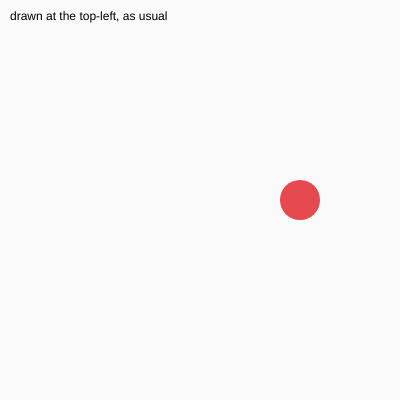
Frame 1 (no input)
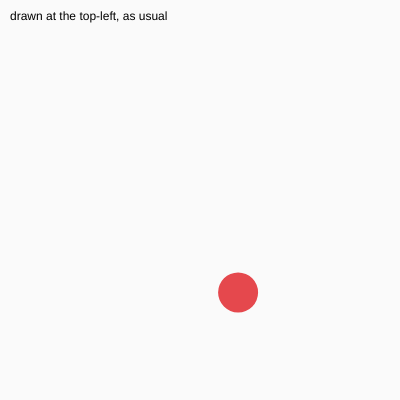
Frame 60 (no input)
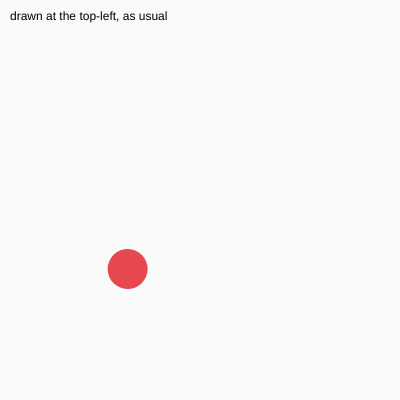
Frame 120 (the mouse pressed at the canvas centre since frame 60)

The p5.js sketch that drew these frames (run headless with seeded random() and noise() and a simulated clock; from frame 60 on, the mouse is pressed at the canvas centre):

// p5.js sketch
// ── sketch.js
// Revolving circle in p5.js — self-contained, leaves no state behind.

let circleAngle = 0;

function setup() {
  createCanvas(400, 400);
}

function draw() {
  background(250);

  revolvingCircle();

  // Anything below runs with the default origin, fill and stroke —
  // the circle's transform and colors don't reach this far.
  text("drawn at the top-left, as usual", 10, 20);
}

function revolvingCircle() {
  push(); // save the current transform and style
  translate(width / 2, height / 2);
  rotate(circleAngle);
  noStroke();
  fill("#e5484d");
  circle(100, 0, 40);
  pop(); // put everything back the way it was

  circleAngle += 0.02;
}

// ── bouncing-circle.js
// A circle that bounces around the canvas edges, drifting through the spectrum.

let x, y;
let xSpeed, ySpeed;
let dia;
let hue;

function setup() {
  createCanvas(500, 400);
  colorMode(HSB, 360, 100, 100); // hue in degrees, so it wraps at 360

  x = width / 2;
  y = height / 2;
  // random direction, so it doesn't always head down-right
  xSpeed = random(2, 5) * (random() < 0.5 ? -1 : 1);
  ySpeed = random(2, 5) * (random() < 0.5 ? -1 : 1);
  dia = 100;
  hue = random(360); // start on a different color each run
}

function draw() {
  background(0, 0, 86); // the same grey as before, written in HSB

  x = x + xSpeed;
  y = y + ySpeed;

  // bounce off the edge the rim touches, not the one the centre reaches
  const r = dia / 2;
  if (x - r < 0 || x + r > width) {
    xSpeed = xSpeed * -1;
    x = constrain(x, r, width - r); // nudge back in, so it can't stick
  }
  if (y - r < 0 || y + r > height) {
    ySpeed = ySpeed * -1;
    y = constrain(y, r, height - r);
  }

  // creep around the color wheel — a full lap every 720 frames, ~12 seconds
  hue = (hue + 0.5) % 360;

  noStroke();
  fill(hue, 70, 90); // saturation and brightness stay put, so only the hue moves
  circle(x, y, dia);
}

// ── cat.js
// Creature Prototype: an abstract black cat.
// Built on the template: an 800x500 canvas, draw() only calls drawCreature(),
// and every shape is placed relative to an origin picked at random in setup().
// Hold the mouse down and the cat curls up.

let curl = 0; // 0 = relaxed, 1 = curled up
let originX, originY; // where the cat sits, picked once per run

function setup() {
  createCanvas(800, 500);
  // keep the whole cat on the canvas: the tail reaches about 320px to the left,
  // the body and whiskers about 130px to the right, above and below
  originX = random(320, width - 130);
  originY = random(130, height - 130);
}

function draw() {
  background(120, 190, 200);
  drawCreature();
}

function drawCreature() {
  push();
  translate(originX, originY); // (0, 0) is now the random origin

  // ease toward curled up while the mouse is held, back out when it's released
  curl = lerp(curl, mouseIsPressed ? 1 : 0, 0.08);

  let bodyR = 110 + sin(frameCount * 0.05) * 5; // the body breathes

  drawTail(-bodyR * 0.8, 20, 16);

  drawBody(bodyR);

  drawEye(-38, -20, 50);
  drawEye(38, -20, 50);

  // three whiskers per side that fold away as the cat curls up
  let whiskerLen = 80 * (1 - curl);
  for (let i = -1; i <= 1; i++) {
    drawWhisker(20, 25, i * 0.3, whiskerLen); // right side
    drawWhisker(-20, 25, PI - i * 0.3, whiskerLen); // left side
  }

  pop();
}

// A round body built with vertex(); sin() makes the edge ripple slowly.
function drawBody(r) {
  push();
  noStroke();
  fill(20);
  beginShape();
  for (let a = 0; a < TWO_PI; a += 0.1) {
    let ripple = r + sin(a * 5 + frameCount * 0.05) * 6;
    vertex(cos(a) * ripple, sin(a) * ripple);
  }
  endShape(CLOSE);
  pop();
}

// A tail of short segments. Each one rotates from where the last one ended,
// so the sin() wave travels down the tail; curling bends every joint further.
function drawTail(x, y, segments) {
  push();
  translate(x, y);
  rotate(PI); // start pointing left, away from the body
  stroke(20);
  strokeCap(ROUND);
  for (let i = 0; i < segments; i++) {
    rotate(sin(frameCount * 0.05 - i * 0.4) * 0.2 + curl * 0.3);
    strokeWeight(map(i, 0, segments - 1, 22, 8)); // taper to the tip
    line(0, 0, 14, 0);
    translate(14, 0);
  }
  pop();
}

// A yellow eye with a slit pupil that follows the mouse.
// It squeezes shut as the cat curls up.
function drawEye(x, y, size) {
  push();
  translate(x, y);
  scale(1, max(1 - curl, 0.08));

  noStroke();
  fill(250, 210, 60);
  circle(0, 0, size);

  let lookX = map(mouseX, 0, width, -size * 0.15, size * 0.15);
  fill(20);
  ellipse(lookX, 0, size * 0.18, size * 0.75);
  pop();
}

// A whisker growing out of (x, y) at the given angle.
function drawWhisker(x, y, angle, len) {
  push();
  translate(x, y);
  rotate(angle);
  stroke(240);
  strokeWeight(2);
  line(0, 0, len, 0);
  pop();
}

// ── cloud.js
// A grey cloud that follows the mouse.

function setup() {
  createCanvas(400, 400);
}

function draw() {
  background(160, 200, 235); // sky
  cloud(mouseX, mouseY);
}

function cloud(x, y) {
  push(); // keep the move and the fill to ourselves
  translate(x, y); // everything below is drawn around the mouse

  noStroke();
  fill(150); // grey

  ellipse(0, 15, 100, 45); // flat base
  ellipse(-40, 10, 70, 50); // left puff
  ellipse(40, 10, 70, 50); // right puff
  ellipse(-15, -10, 80, 65); // tall middle puff
  ellipse(20, -18, 70, 60); // smaller top puff

  pop();
}

// ── triangles.js
// Two triangles that appear while the mouse is held down.

function setup() {
  createCanvas(400, 400);
}

function draw() {
  background(250);

  if (mouseIsPressed) {
    twoTriangles();
  }
}

function twoTriangles() {
  push(); // keep the fill and stroke changes to ourselves

  noStroke();

  fill("#e5484d");
  triangle(100, 250, 200, 100, 300, 250); // pointing up

  fill("#3b7ddd");
  triangle(100, 150, 200, 300, 300, 150); // pointing down

  pop();
}
